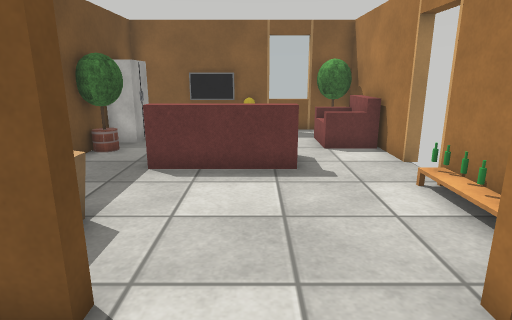
[1] (above)

14 first-person views from a walk through a world built for the Webots simulator. The camera is 1.2 m above the floor, tilts 14° down and sees 75° across. Doors are drawn as open doorways. The floor is counted in squares, 0.5 m on a side. Each view is taken from the middle of a square. On the plan, view 1 faces up. The plan holds only what a view shows up to about 20 squares ahead; the rest is blank. The robots in the file are not drawn. Webots' stock objects and surfaces are drawn as simple stand-ins.

[2]
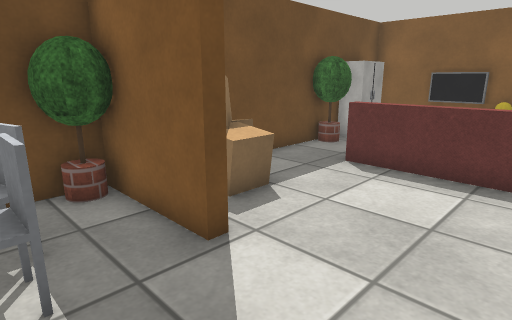

[3]
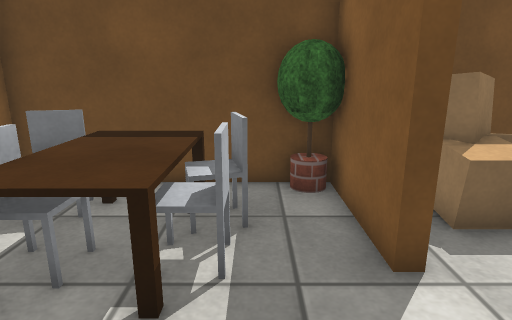

[4]
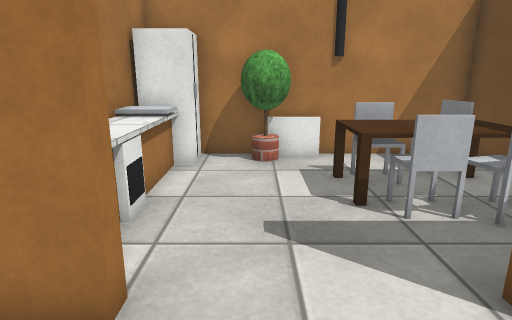

[5]
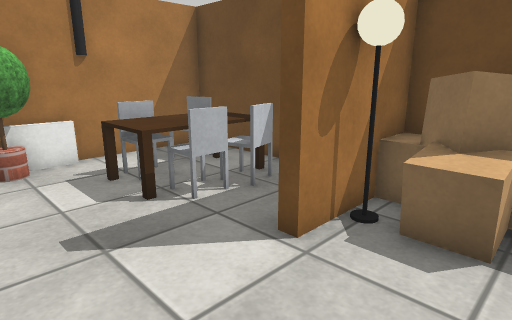

[6]
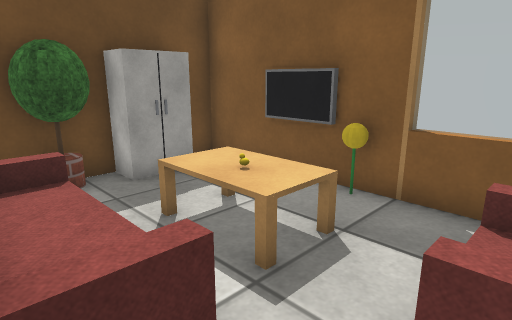

[7]
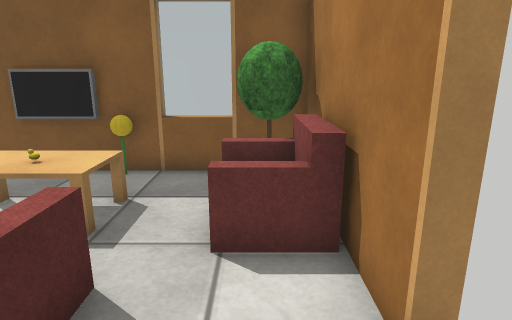

[8]
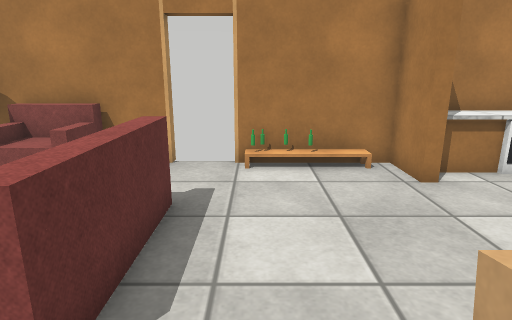

[9]
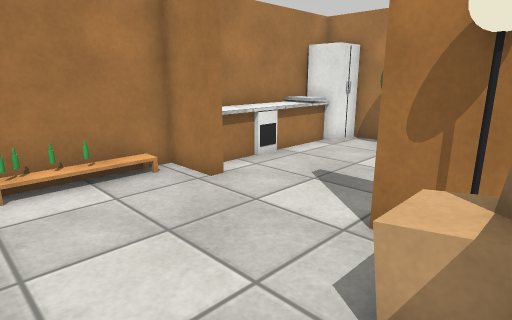

[10]
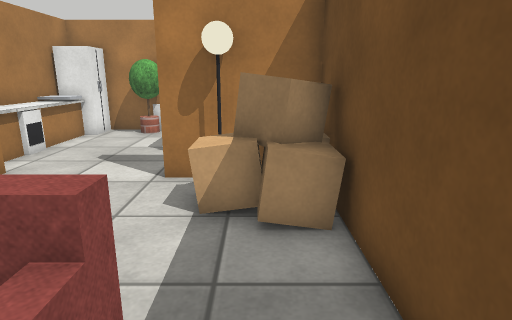

[11]
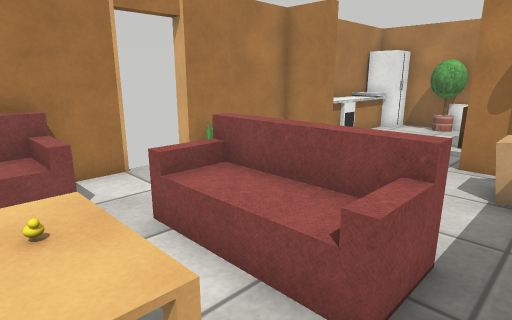

[12]
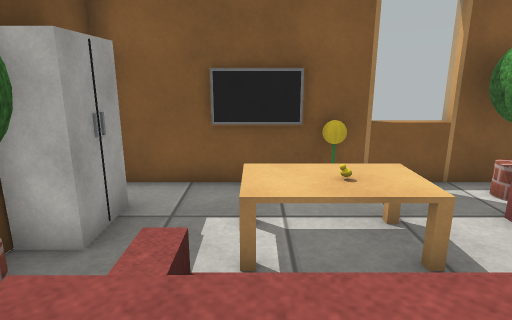

[13]
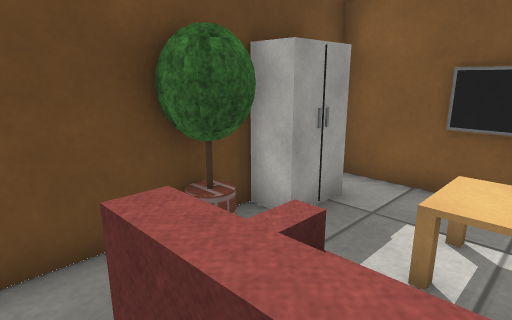

[14]
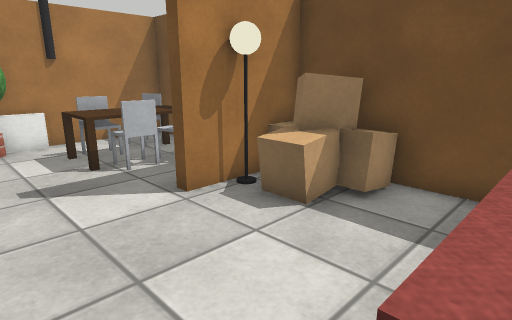

### Floor plan
Points are (right, up) in squares from view 1. A wall is a line through its corners. A room is listed if a view was taken in it or the views show most of it. See-through windows are left out.
Room 1 (views 1, 2, 3)
walls: (-0.5, -4.5) (2.9, -4.5); (2.4, 2.6) (2.4, 3.1); (-1.8, 3.1) (-1.8, 2.7) (-5.5, 2.7) (-5.5, -4.5) (-2.4, -4.5)
ways out: opening at (0.5, 3) to room 2
objects: potted tree (-5, 2); chair (-4, -3) to (-3, -2); table (-4, -2) to (-1, 0); chair (-4, 0) to (-3, 1); chair (-2, -2); chair (-2, 0); radiator (-1, -4) to (0, -4); potted tree (1, -4) to (1, -3); fridge (3, -4) to (4, -4); sink (3, -3) to (4, -2); grey box (3, -1) to (4, 2)
Room 2 (views 4, 5, 6, 7, 8, 9, 10, 11, 12, 13, 14)
walls: (4.3, 9.4) (4.3, 10.6); (2.4, 3.1) (4.3, 3.1); (4.4, 15.5) (-5.5, 15.5) (-5.5, 3.1) (-1.8, 3.1)
ways out: opening at (0.5, 3) to room 1; open door at (4.5, 8.5)
objects: cardboard box (-5, 4) to (-4, 4); cardboard box (-5, 5) to (-4, 6); potted tree (-5, 11); cabinet (-5, 13) to (-5, 14); cardboard box (-4, 5); floor lamp (-3, 4); cardboard box (-3, 5); sofa (-3, 9) to (1, 10); table (-2, 12) to (0, 13); TV (-2, 15); rubber duck (-1, 12); sunflowers (0, 15); armchair (3, 11) to (4, 13); potted tree (3, 14) to (4, 15); table (4, 4) to (4, 5); other object (4, 6); other object (4, 7)

Where each view was taken, in squares from view 1:
view 1: 0 up, 0 right, facing up
view 2: 0 up, 2 right, facing up-left
view 3: 1 up, 2 right, facing left
view 4: 6 up, 1 right, facing down
view 5: 6 up, 2 right, facing down-left
view 6: 9 up, 3 right, facing up-left
view 7: 7 up, 3 right, facing up
view 8: 7 up, 5 left, facing right
view 9: 8 up, 4 left, facing down-right
view 10: 11 up, 4 left, facing down
view 11: 13 up, 4 left, facing down-right
view 12: 8 up, 2 left, facing up
view 13: 8 up, 1 left, facing up-left
view 14: 9 up, 2 right, facing down-left
